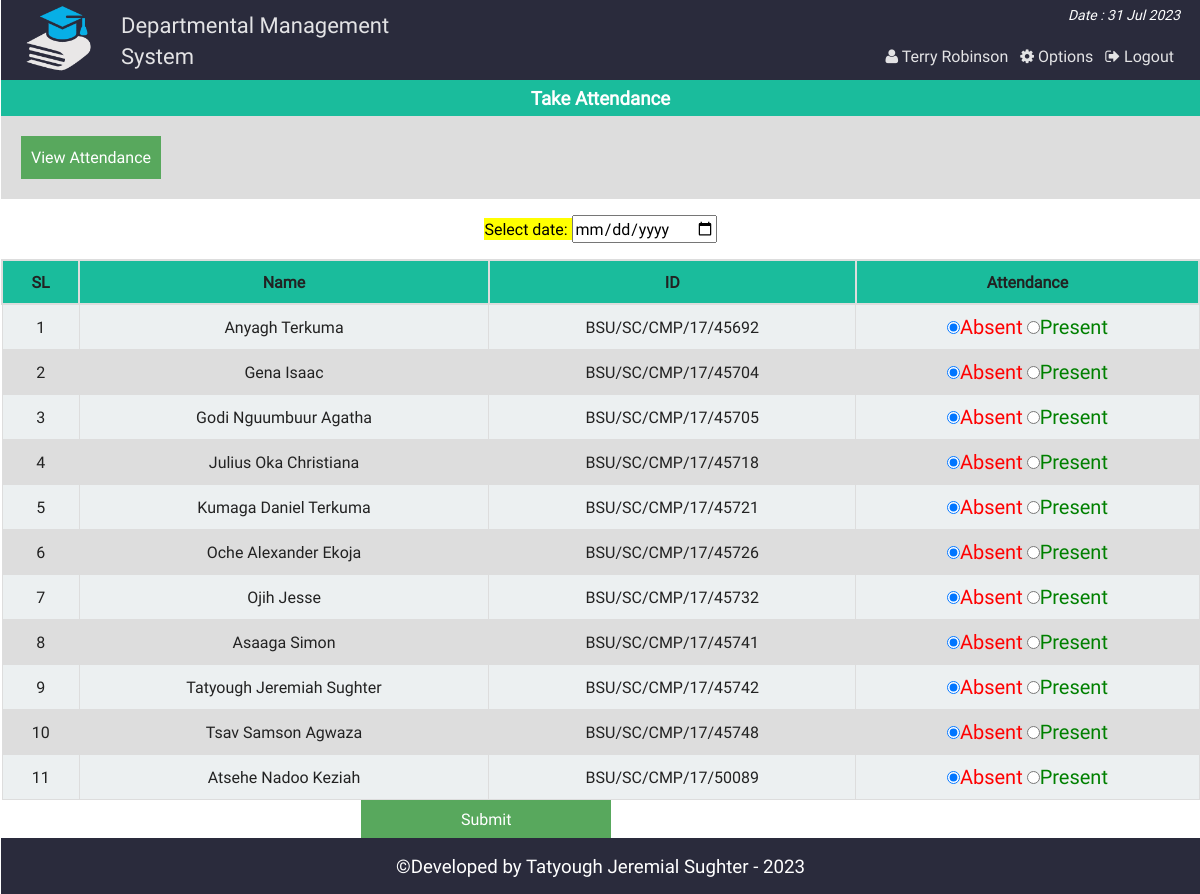
Screenshot of /class_att_fc.php (signed in) with the database file from the repository.
### tables this page shows
CREATE TABLE `at_student` (
  `id` int(11) NOT NULL,
  `name` varchar(100) NOT NULL,
  `st_id` varchar(100) NOT NULL
);

### php/functions.php (called while the page is built, shortened)
<?php
class login_registration_class{
	public function attn_student(){
		global $conn;
		$sql = "select * from at_student";
		$result = $conn->query($sql);
		return $result;
	}
};
?>

### class_att_fc.php (the view, shortened to what this page needs)
<?php
	require "php/config.php";
	require_once "php/functions.php";
	$user = new login_registration_class();
?>
<?php
include "php/headertop.php";
?>
<div class="all_student fix">
		<h3 style="text-align:center;color:#fff;margin:0;padding:5px;background:#1abc9c"> Take Attendance</h3>
		<div  class="fix" style="background:#ddd;padding:20px;">
			<span style="text-align:center;"><a style="color:#fff;" href="att_view_fc.php"> <button style="background:#58A85D;border:none;color:#fff;padding:10px;">View Attendance</button></a></span>
		</div>
	<form action="" method="post">
		<p style="text-align:center;color:#34495e;">
			<mark>Select date: <input type="date" name="attndate" required/></mark>
		</p>
		<table class="tab_one" style="text-align:center;">
			<tr>
				<th style="text-align:center;">SL</th>
				<th style="text-align:center;">Name</th>
				<th style="text-align:center;">ID</th>
				<th style="text-align:center;">Attendance</th>
			</tr>
			<?php
			$i=0;
				$alluser = $user->attn_student();
				while($rows = $alluser->fetch_assoc()){
				$i++;
		?>
			<tr>
				<td><?php echo $i;?></td>
				<td><?php echo $rows['name'];?></td>
				<td><?php echo $rows['st_id'];?></td>
				<td>
					<label style="color:red;font-size:20px"><input type="radio" name="attn[<?php echo $rows['st_id'];?>]" value="absent" checked/>Absent</label>
					<label style="color:green;font-size:20px"> <input type="radio" name="attn[<?php echo $rows['st_id'];?>]" value="present" />Present</label>
				</td>
			</tr>
			<?php } ?>
		</table>
		<span style="margin-left:360px;"><input style="<text-align:right></text-align:right>;background:#58A85D;border:none;color:#fff;padding:8px 100px;" type="submit" name="submit" value="Submit" /></span>
	</form>
</div>
<?php include "php/footerbottom.php";?>

### css/main.css (style rules this page uses)
html { color: #222; font-size: 1em; line-height: 1.4; }
a { text-decoration:none; }
.fix { overflow:hidden; }
body { font-family:roboto !important; background:url(../img/ptrn.png) repeat fixed; }
.st_reg th, td { padding: 8px; }
table.tab_one { width:100%; }
table.tab_one th { background:#1abc9c; padding:10px; font-weight:bold; text-align:left; }
table.tab_one td { border:1px solid #ddd; padding:8px; }
table.tab_one tr:nth-child(odd) { background:#ddd; }
table.tab_one tr:nth-child(even) { background:#ecf0f1; }
.all_student { min-height:450px; }
table.att_tab tr,td,th { border:2px solid #ddd; border-collapse:collapse; padding:8px; }

### rows the page displays
at_student: name "Anyagh Terkuma", st "BSU/SC/CMP/17/45692"
at_student: name "Gena Isaac", st "BSU/SC/CMP/17/45704"
at_student: name "Godi Nguumbuur Agatha", st "BSU/SC/CMP/17/45705"
at_student: name "Julius Oka Christiana", st "BSU/SC/CMP/17/45718"
at_student: name "Kumaga Daniel Terkuma", st "BSU/SC/CMP/17/45721"
at_student: name "Oche Alexander Ekoja", st "BSU/SC/CMP/17/45726"
at_student: name "Ojih Jesse", st "BSU/SC/CMP/17/45732"
at_student: name "Asaaga Simon", st "BSU/SC/CMP/17/45741"
at_student: name "Tatyough Jeremiah Sughter", st "BSU/SC/CMP/17/45742"
at_student: name "Tsav Samson Agwaza", st "BSU/SC/CMP/17/45748"
at_student: name "Atsehe Nadoo Keziah", st "BSU/SC/CMP/17/50089"

### other values shown
$fname "Terry Robinson"
